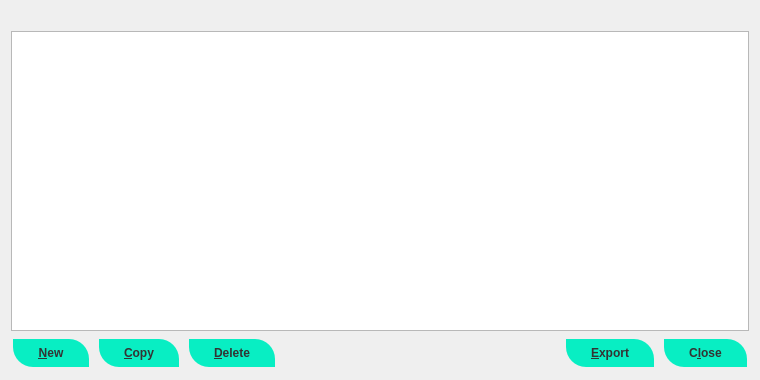
<?xml version="1.0" encoding="UTF-8"?>
<ui version="4.0">
 <class>AddressBookPage</class>
 <widget class="QWidget" name="AddressBookPage">
  <property name="geometry">
   <rect>
    <x>0</x>
    <y>0</y>
    <width>760</width>
    <height>380</height>
   </rect>
  </property>
  <layout class="QVBoxLayout" name="verticalLayout">
   <item>
    <widget class="QLabel" name="labelExplanation">
     <property name="textFormat">
      <enum>Qt::PlainText</enum>
     </property>
     <property name="wordWrap">
      <bool>true</bool>
     </property>
    </widget>
   </item>
   <item>
    <widget class="QTableView" name="tableView">
     <property name="palette">
      <palette>
       <active>
        <colorrole role="Text">
         <brush brushstyle="SolidPattern">
          <color alpha="255">
           <red>51</red>
           <green>51</green>
           <blue>51</blue>
          </color>
         </brush>
        </colorrole>
       </active>
       <inactive>
        <colorrole role="Text">
         <brush brushstyle="SolidPattern">
          <color alpha="255">
           <red>51</red>
           <green>51</green>
           <blue>51</blue>
          </color>
         </brush>
        </colorrole>
       </inactive>
       <disabled>
        <colorrole role="Text">
         <brush brushstyle="SolidPattern">
          <color alpha="255">
           <red>85</red>
           <green>85</green>
           <blue>85</blue>
          </color>
         </brush>
        </colorrole>
       </disabled>
      </palette>
     </property>
     <property name="contextMenuPolicy">
      <enum>Qt::CustomContextMenu</enum>
     </property>
     <property name="toolTip">
      <string>Right-click to edit address or label</string>
     </property>
     <property name="tabKeyNavigation">
      <bool>false</bool>
     </property>
     <property name="alternatingRowColors">
      <bool>true</bool>
     </property>
     <property name="selectionMode">
      <enum>QAbstractItemView::SingleSelection</enum>
     </property>
     <property name="selectionBehavior">
      <enum>QAbstractItemView::SelectRows</enum>
     </property>
     <property name="sortingEnabled">
      <bool>true</bool>
     </property>
     <attribute name="verticalHeaderVisible">
      <bool>false</bool>
     </attribute>
    </widget>
   </item>
   <item>
    <layout class="QHBoxLayout" name="horizontalLayout">
     <item>
      <widget class="QPushButton" name="newAddress">
       <property name="toolTip">
        <string>Create a new address</string>
       </property>
       <property name="styleSheet">
        <string notr="true"> .QPushButton {
  background-color: #08EEC3;
	border: 0;
	color:#333;
	font-size:12px;
	font-weight:bold;
	padding-left:25px;
	padding-right:25px;
	padding-top:1px;
	padding-bottom:1px;
	height: 26px;
	margin: 2px;
	border-top-right-radius: 20px;
	border-bottom-left-radius: 20px;
}


 .QPushButton:hover {
background-color: #07BC9C;
}

 .QPushButton:pressed{
background-color: #09D9B7;
	border:1px solid #333333;
}
</string>
       </property>
       <property name="text">
        <string>&amp;New</string>
       </property>
       <property name="icon">
        <iconset resource="../zest.qrc">
         <normaloff>:/icons/add</normaloff>:/icons/add</iconset>
       </property>
       <property name="autoDefault">
        <bool>false</bool>
       </property>
      </widget>
     </item>
     <item>
      <widget class="QPushButton" name="copyAddress">
       <property name="toolTip">
        <string>Copy the currently selected address to the system clipboard</string>
       </property>
       <property name="styleSheet">
        <string notr="true"> .QPushButton {
  background-color: #08EEC3;
	border: 0;
	color:#333;
	font-size:12px;
	font-weight:bold;
	padding-left:25px;
	padding-right:25px;
	padding-top:1px;
	padding-bottom:1px;
	height: 26px;
	margin: 2px;
	border-top-right-radius: 20px;
	border-bottom-left-radius: 20px;
}


 .QPushButton:hover {
background-color: #07BC9C;
}

 .QPushButton:pressed{
background-color: #09D9B7;
	border:1px solid #333333;
}
</string>
       </property>
       <property name="text">
        <string>&amp;Copy</string>
       </property>
       <property name="icon">
        <iconset resource="../zest.qrc">
         <normaloff>:/icons/editcopy</normaloff>:/icons/editcopy</iconset>
       </property>
       <property name="autoDefault">
        <bool>false</bool>
       </property>
      </widget>
     </item>
     <item>
      <widget class="QPushButton" name="deleteAddress">
       <property name="toolTip">
        <string>Delete the currently selected address from the list</string>
       </property>
       <property name="styleSheet">
        <string notr="true"> .QPushButton {
  background-color: #08EEC3;
	border: 0;
	color:#333;
	font-size:12px;
	font-weight:bold;
	padding-left:25px;
	padding-right:25px;
	padding-top:1px;
	padding-bottom:1px;
	height: 26px;
	margin: 2px;
	border-top-right-radius: 20px;
	border-bottom-left-radius: 20px;
}


 .QPushButton:hover {
background-color: #07BC9C;
}

 .QPushButton:pressed{
background-color: #09D9B7;
	border:1px solid #333333;
}
</string>
       </property>
       <property name="text">
        <string>&amp;Delete</string>
       </property>
       <property name="icon">
        <iconset resource="../zest.qrc">
         <normaloff>:/icons/remove</normaloff>:/icons/remove</iconset>
       </property>
       <property name="autoDefault">
        <bool>false</bool>
       </property>
      </widget>
     </item>
     <item>
      <spacer name="horizontalSpacer">
       <property name="orientation">
        <enum>Qt::Horizontal</enum>
       </property>
       <property name="sizeHint" stdset="0">
        <size>
         <width>40</width>
         <height>20</height>
        </size>
       </property>
      </spacer>
     </item>
     <item>
      <widget class="QPushButton" name="exportButton">
       <property name="toolTip">
        <string>Export the data in the current tab to a file</string>
       </property>
       <property name="styleSheet">
        <string notr="true"> .QPushButton {
  background-color: #08EEC3;
	border: 0;
	color:#333;
	font-size:12px;
	font-weight:bold;
	padding-left:25px;
	padding-right:25px;
	padding-top:1px;
	padding-bottom:1px;
	height: 26px;
	margin: 2px;
	border-top-right-radius: 20px;
	border-bottom-left-radius: 20px;
}


 .QPushButton:hover {
background-color: #07BC9C;
}

 .QPushButton:pressed{
background-color: #09D9B7;
	border:1px solid #333333;
}
</string>
       </property>
       <property name="text">
        <string>&amp;Export</string>
       </property>
       <property name="icon">
        <iconset resource="../zest.qrc">
         <normaloff>:/icons/export</normaloff>:/icons/export</iconset>
       </property>
       <property name="autoDefault">
        <bool>false</bool>
       </property>
      </widget>
     </item>
     <item>
      <widget class="QPushButton" name="closeButton">
       <property name="sizePolicy">
        <sizepolicy hsizetype="Minimum" vsizetype="Minimum">
         <horstretch>0</horstretch>
         <verstretch>0</verstretch>
        </sizepolicy>
       </property>
       <property name="styleSheet">
        <string notr="true"> .QPushButton {
  background-color: #08EEC3;
	border: 0;
	color:#333;
	font-size:12px;
	font-weight:bold;
	padding-left:25px;
	padding-right:25px;
	padding-top:1px;
	padding-bottom:1px;
	height: 26px;
	margin: 2px;
	border-top-right-radius: 20px;
	border-bottom-left-radius: 20px;
}


 .QPushButton:hover {
background-color: #07BC9C;
}

 .QPushButton:pressed{
background-color: #09D9B7;
	border:1px solid #333333;
}
</string>
       </property>
       <property name="text">
        <string>C&amp;lose</string>
       </property>
       <property name="autoDefault">
        <bool>false</bool>
       </property>
      </widget>
     </item>
    </layout>
   </item>
  </layout>
 </widget>
 <resources>
  <include location="../zest.qrc"/>
 </resources>
 <connections/>
</ui>
